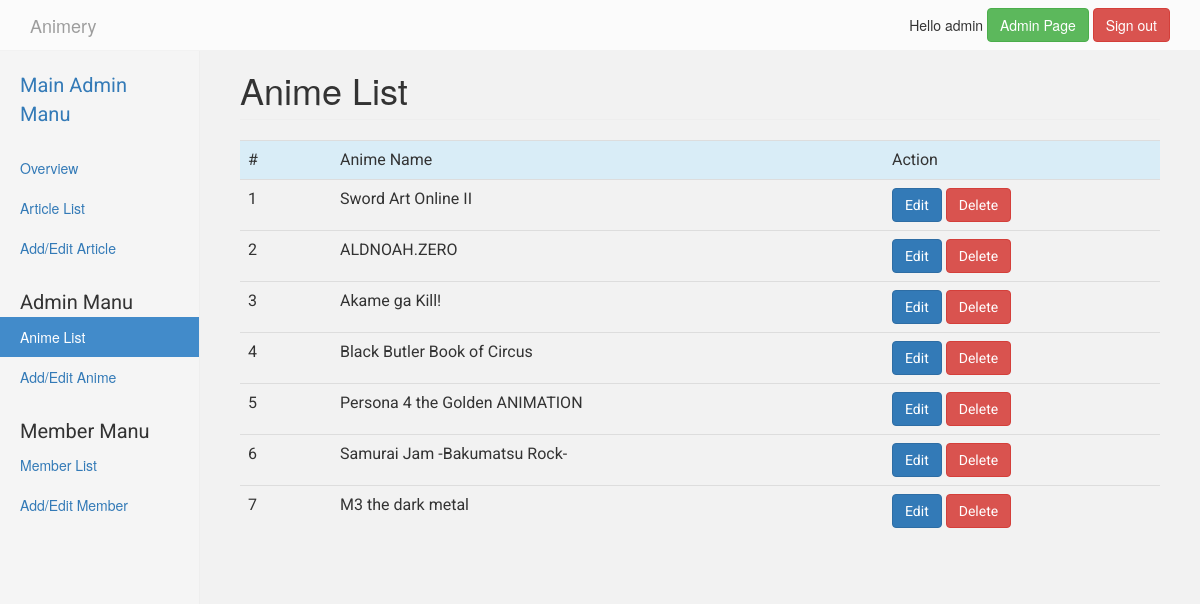
The page /anime-list.php (signed in) on the database its author committed.
### tables this page shows
CREATE TABLE IF NOT EXISTS `tb_anime` (
  `idtb_anime_id` int(11) NOT NULL AUTO_INCREMENT COMMENT 'รหัสอนิเมะ',
  `tb_anime_name_hi` varchar(150) NOT NULL COMMENT 'ชื่ออนิเมะฮิรากานะ',
  `tb_anime_genres` varchar(45) NOT NULL COMMENT 'ชนิดของอนิเมะ',
  `tb_anime_Type` varchar(45) NOT NULL COMMENT 'ประเภทอนิเมะ',
  `tb_anime_Synopsis` longtext NOT NULL COMMENT 'เนื้อเรื่องน่อ',
  `tb_anime_Picture` varchar(150) NOT NULL COMMENT 'ภาพขนาดเล็ก',
  `tb_anime_Picture_Head` varchar(150) NOT NULL COMMENT 'ภาพหัว',
  `tb_anime_time` datetime NOT NULL COMMENT 'เวลาที่เพิ่มอนิเมะเข้ามา',
  `tb_anime_vdo` varchar(20) NOT NULL COMMENT 'ลิงค์ vdo',
  `tb_member_idtb_member` int(11) NOT NULL,
  PRIMARY KEY (`idtb_anime_id`,`tb_member_idtb_member`),
  UNIQUE KEY `idtb_anime_id_UNIQUE` (`idtb_anime_id`),
  KEY `fk_tb_anime_tb_member1_idx` (`tb_member_idtb_member`)
);

### anime-list.php (the view, shortened to what this page needs)
<?php
  require_once('config/config.php');
  $sql = "SELECT * FROM tb_anime";
  $query = mysqli_query($conn,$sql);
?>
<!DOCTYPE html PUBLIC "-//W3C//DTD XHTML 1.0 Strict//EN" "http://www.w3.org/TR/xhtml1/DTD/xhtml1-strict.dtd">
<html lang="th">
  <head>
    <link href="css/bootstrap.min.css" rel="stylesheet">
    <link href="css/dashboard.css" rel="stylesheet">
    <link rel="stylesheet" type="text/css" href="css/style.css" />
  </head>
  <body itemscope itemtype="http://schema.org/WebPage ">
      <div class="header" >
        <nav class="navbar navbar-inverse navbar-fixed-top" role="navigation">
        <div class="container">
          <div class="navbar-header">
            <a class="navbar-brand" href="index.php">Animery</a>
          </div>
          <div id="navbar" class="navbar-collapse collapse">
            <form class="navbar-form navbar-right" role="form" action="function.php" method="post">
              <?php if ($_SESSION['chk_login'] !="TRUE") {
               ?>
              <div class="form-group">
                <input type="text" placeholder="UserName" class="form-control" name="inputid">
              </div>
              <div class="form-group">
                <input type="password" placeholder="Password" class="form-control" name="inputPassword">
              </div>
              <button type="submit" class="btn btn-success" name="Submit_login">Login</button>
              <button type="button" class="btn btn-info" data-toggle="modal" data-target="#ModalRegister">Register</button>
             <?php } else {?>
              <div class="form-group">
                <div class="member">Hello <?php echo $_SESSION['tb_member_id'];?></div>
              </div>
              <?php if ($_SESSION['type'] =="admin") {?>
              <div class="form-group">
                <div class="member"><a class="btn btn-success" href="admin-index.php">Admin Page<a/></div>
              </div>
              <?php }?>
              <div class="form-group">
                <button type="submit" class="btn btn-danger" name="Submit_Signout">Sign out</button>
              </div>
              <?php }?>
            </form>
          </div>
        </div>
        </nav>
      </div>
      <div class="container-fluid">
      <div class="row">
        <div class="col-sm-3 col-md-2 sidebar">
          <div class="menu-admin">Main Admin Manu</div>
          <ul class="nav nav-sidebar">
            <li><a href="admin-index.php">Overview </a></li>
            <li><a href="article-list.php">Article List <span class="sr-only">(current)</span></a></li>
            <li><a href="admin-add-article.php">Add/Edit Article</a></li>
          </ul>
          <div class="menu-admin">Admin Manu</div>
          <ul class="nav nav-sidebar">
            <li class="active"><a href="anime-list.php">Anime List</a></li>
            <li><a href="admin-add-anime.php">Add/Edit Anime</a></li>
          </ul>
          <div class="menu-admin">Member Manu</div>
          <ul class="nav nav-sidebar">
            <li><a href="member-list.php">Member List</a></li>
            <li><a href="admin-add-member.php">Add/Edit Member</a></li>
          </ul>
        </div>
        <div class="col-sm-9 col-sm-offset-3 col-md-10 col-md-offset-2 main">
          <h1 class="page-header">Anime List</h1>
            <div class="table-responsive">
            <table class="table table-hover table-admin">
              <tr class="info">
                <td class="table-1">#</td>
                <td>Anime Name</t>
                <td class="table-3">Action</td>
              </tr>
              <?php $t='1';while($result=mysqli_fetch_array($query,MYSQLI_ASSOC)){ ?>
              <tr>
                <td><?php echo $t++;?></td>
                <td><?php echo $result["tb_anime_name_hi"];?></td>
                <td><a type="button" class="btn btn-primary" href="admin-add-anime.php?idtb_anime_id=<?php echo $result["idtb_anime_id"];?>" name="Submit_edit">Edit</a>
                  <a type="button" class="btn btn-danger" href="JavaScript:if(confirm('Confirm Delete?')==true){window.location='function.php?didtb_anime_id=<?php echo $result["idtb_anime_id"];?>';}" name="Submit_Delete">Delete</a>
                </td>
              </tr>
              <?php }?>
            </table>
          </div>
        </div>
      </div>
    </div>
  </body>
</html>

### css/dashboard.css (style rules this page uses)
body { padding-top: 50px; }
.navbar-fixed-top { border: 0; }
.sidebar { display: none; }
@media (min-width: 768px) { .sidebar { position: fixed; top: 51px; bottom: 0; left: 0; z-index: 1000; display: block; padding: 20px; overflow-x: hidden; overflow-y: auto; background-color: #f5f5f5; border-right: 1px solid #eee; } }
.nav-sidebar { margin-right: -21px; margin-bottom: 20px; margin-left: -20px; }
.nav-sidebar > li > a { padding-right: 20px; padding-left: 20px; }
.nav-sidebar > .active > a, .nav-sidebar > .active > a:hover, .nav-sidebar > .active > a:focus { color: #fff; background-color: #428bca; }
.main { padding: 20px; }
@media (min-width: 768px) { .main { padding-right: 40px; padding-left: 40px; } }
.main .page-header { margin-top: 0; }

### css/style.css (style rules this page uses)
body { background-color: #F2F2F2; }
.navbar { background: rgba(255, 255, 255, 0.7); overflow: hidden; }
.menu-admin { font-size:2rem; font-family: 'Roboto', serif; }
.table-admin { font-family: 'Roboto', serif; empty-cells: 1px; }
.table-1 { width: 10%; }
.table-3 { width: 30%; }

### rows shown on the page
tb_anime: tb_anime_name_hi "Sword Art Online II"
tb_anime: tb_anime_name_hi "ALDNOAH.ZERO"
tb_anime: tb_anime_name_hi "Akame ga Kill!"
tb_anime: tb_anime_name_hi "Black Butler Book of Circus"
tb_anime: tb_anime_name_hi "Persona 4 the Golden ANIMATION"
tb_anime: tb_anime_name_hi "Samurai Jam -Bakumatsu Rock-"
tb_anime: tb_anime_name_hi "M3 the dark metal"

### other values the page prints
$_SESSION['tb_member_id'] "admin"
